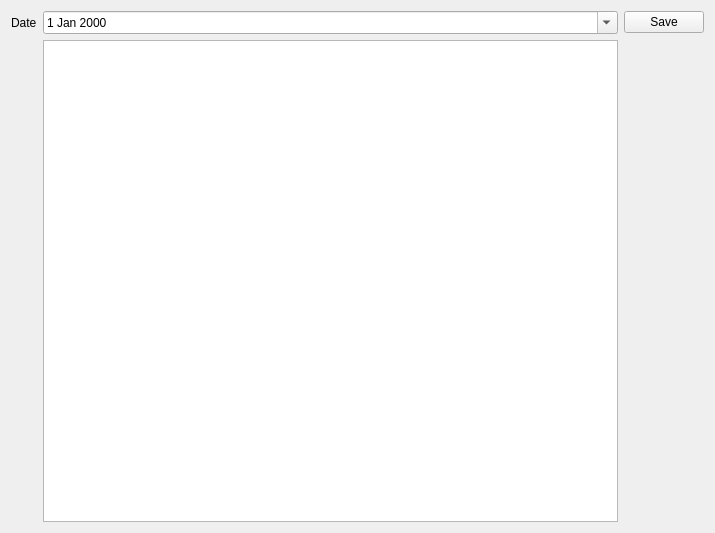
<?xml version="1.0" encoding="UTF-8"?>
<ui version="4.0">
 <class>staff_attendance</class>
 <widget class="QWidget" name="staff_attendance">
  <property name="geometry">
   <rect>
    <x>0</x>
    <y>0</y>
    <width>715</width>
    <height>533</height>
   </rect>
  </property>
  <property name="windowTitle">
   <string>Form</string>
  </property>
  <layout class="QHBoxLayout" name="horizontalLayout">
   <item>
    <layout class="QGridLayout" name="gridLayout">
     <item row="0" column="0">
      <widget class="QLabel" name="label">
       <property name="text">
        <string>Date</string>
       </property>
      </widget>
     </item>
     <item row="0" column="1">
      <widget class="QDateEdit" name="dateEdit">
       <property name="calendarPopup">
        <bool>true</bool>
       </property>
      </widget>
     </item>
     <item row="0" column="2">
      <widget class="QPushButton" name="pushButton">
       <property name="text">
        <string>Save</string>
       </property>
      </widget>
     </item>
     <item row="1" column="1">
      <widget class="QTableWidget" name="tableWidget"/>
     </item>
    </layout>
   </item>
  </layout>
 </widget>
 <resources/>
 <connections/>
</ui>
